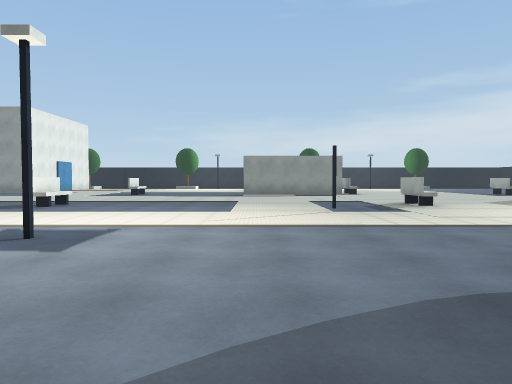
view 1 (above)

24 first-person views from a walk through a scene from a Unity 3-D project. The camera is 1.3 m above the floor, tilts 2° down and sees 70° across. The floor is counted in squares, 2 m on a side. Each view is taken from the middle of a square. On the plan, view 1 faces up. The plan holds only what a view shows up to about 11 squares ahead; the rest is blank.

view 2
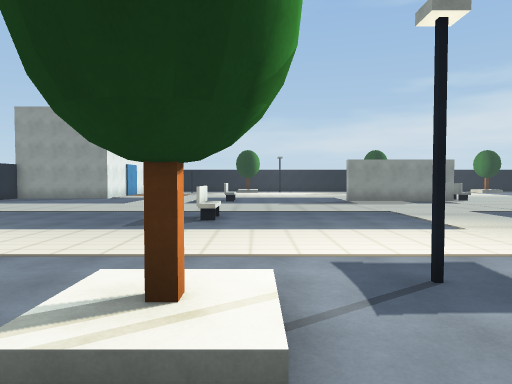

view 3
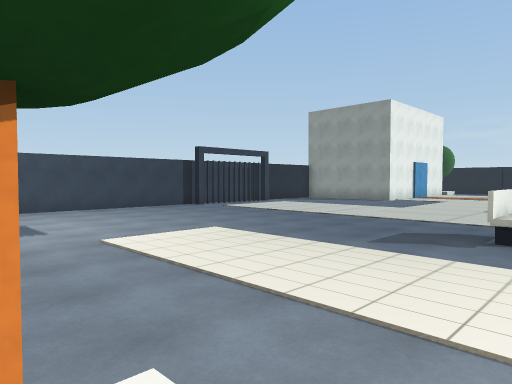

view 4
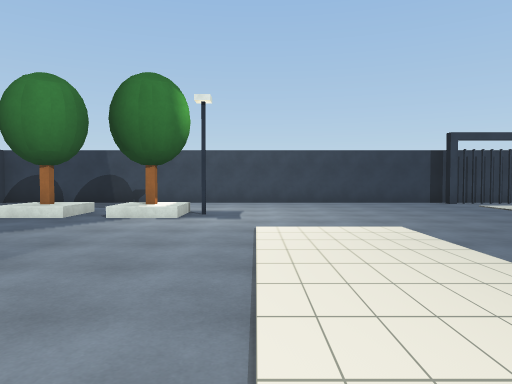

view 5
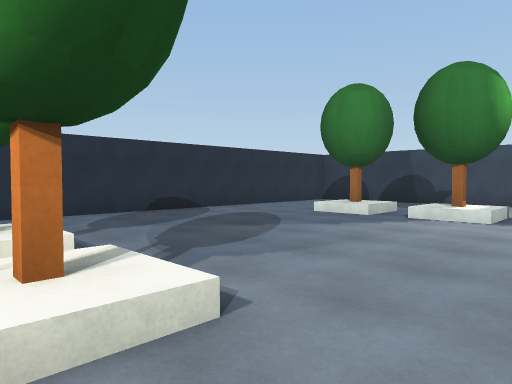

view 6
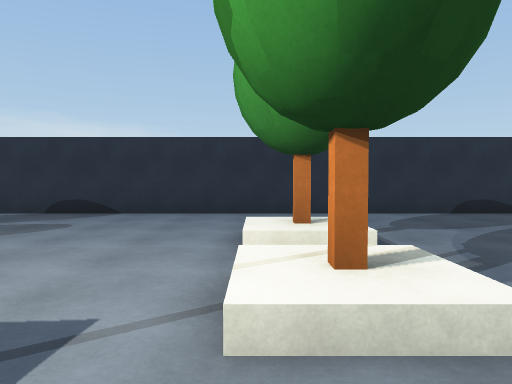

view 7
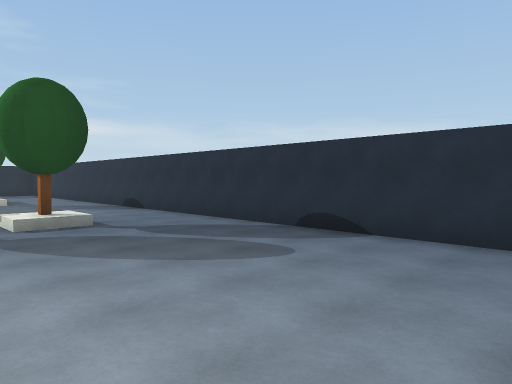

view 8
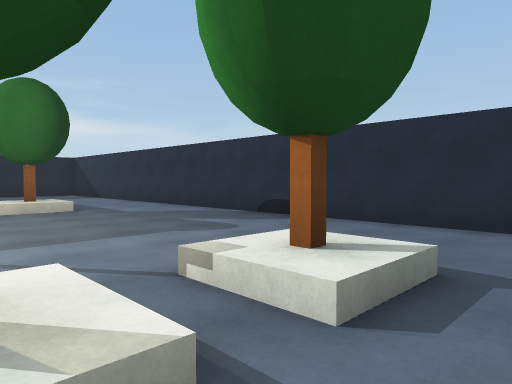

view 9
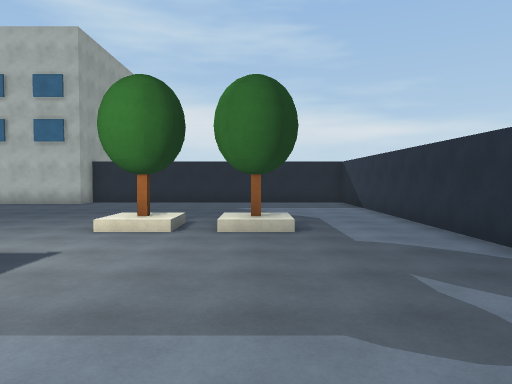

view 10
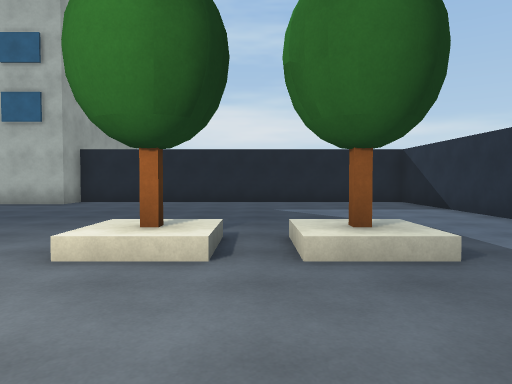

view 11
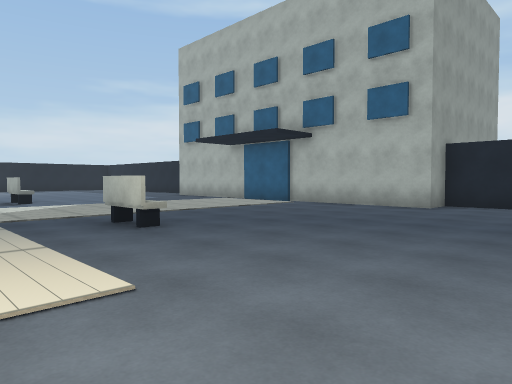

view 12
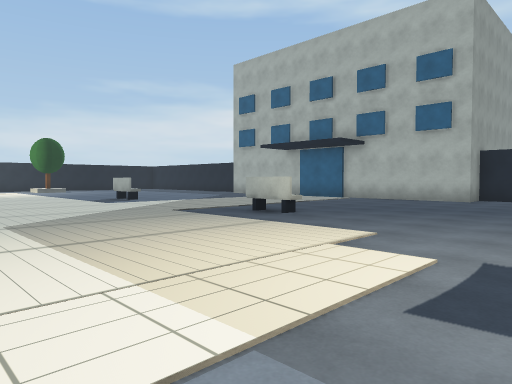

view 13
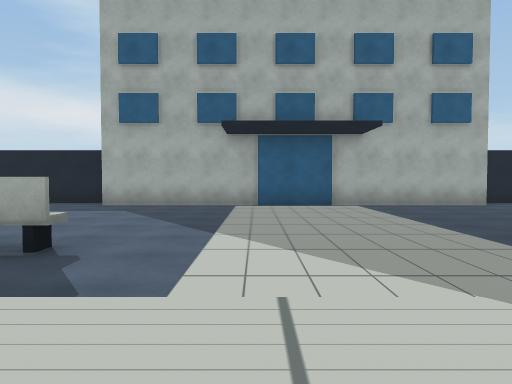

view 14
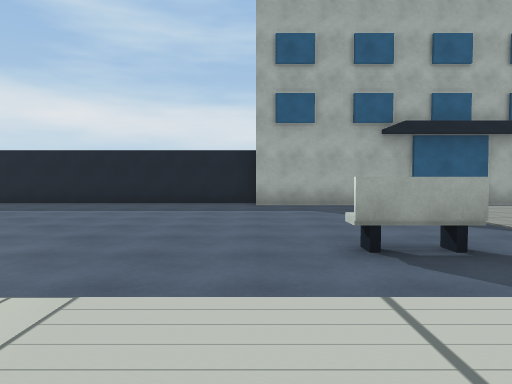

view 15
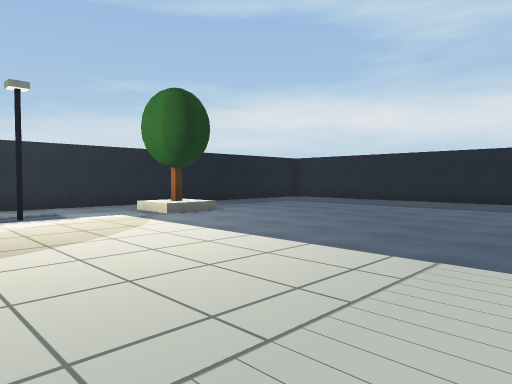

view 16
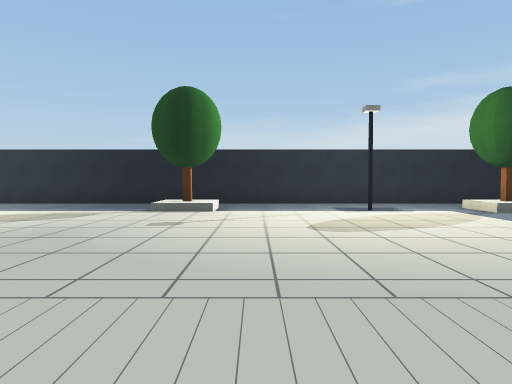

view 17
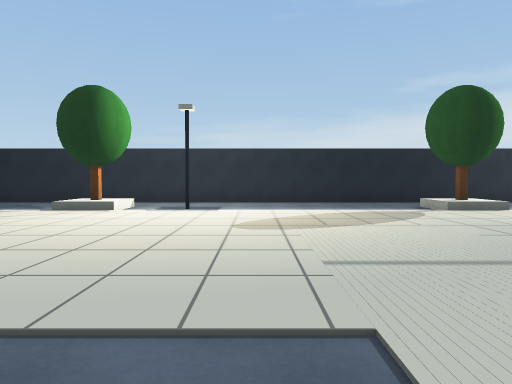

view 18
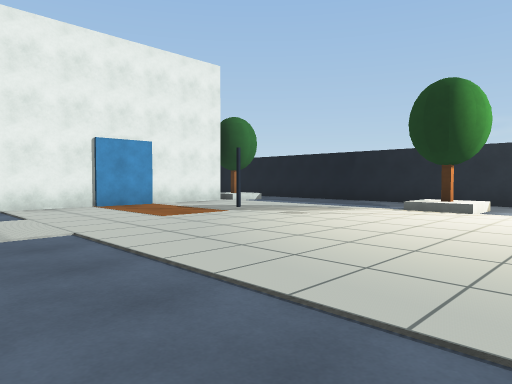

view 19
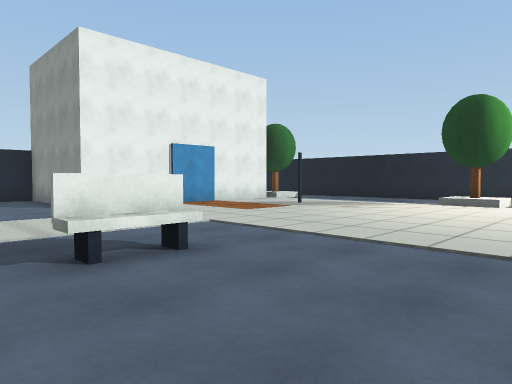

view 20
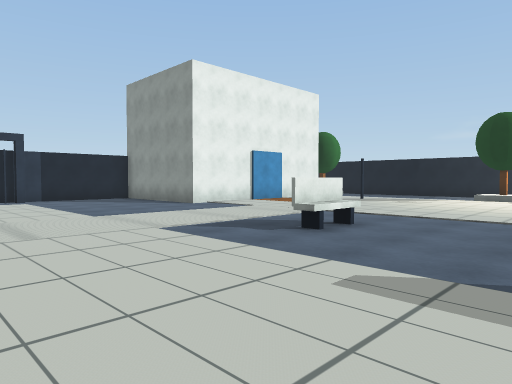

view 21
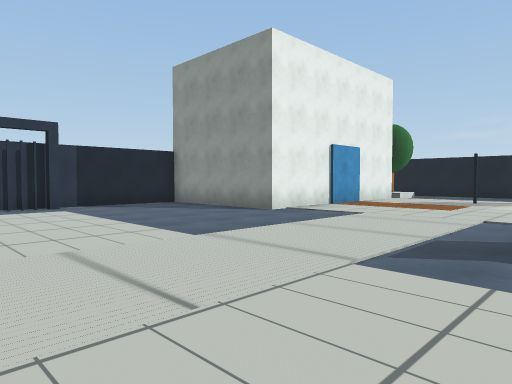

view 22
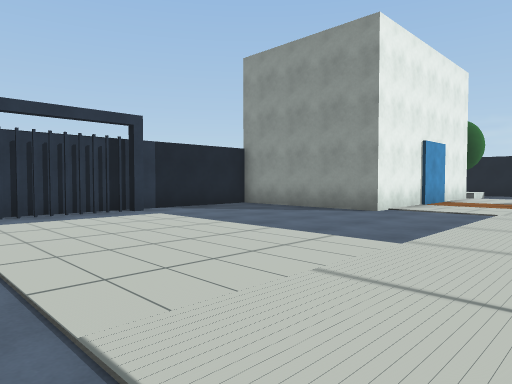

view 23
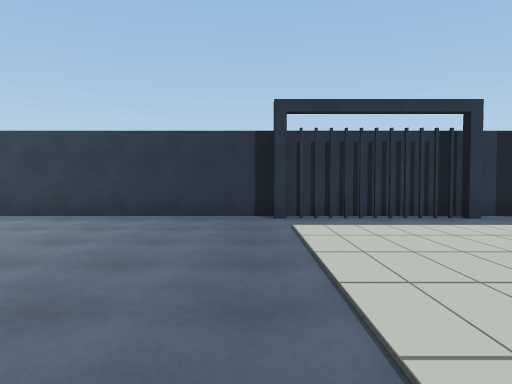

view 24
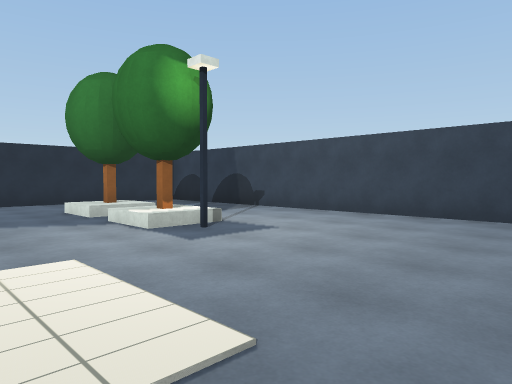

### Floor plan
Key: @ floor where view 1 was taken; # wall or solid block; . floor; / step, stairs or slope; ^ raised ledge; O other object.
Columns run from 15 left of view 1 to 18 right of it. Each row starts with its distance up from view 1.
 27        #####################
 26        ...................
 25        ...................
 24       ....#/#.....#/..#..#/...  .#
 23     #............................#
 22     #............................#
 21     #..#.........................#
 20     #............................#
 19     #............ ...............#
 18     #............ ...............#
 17 #####...........   .............##
 16 #.........^....     . ..........#
 15 #.........^...        ..........#
 14 #.............        ..........#
 13 ##............        ..........#
 12 ##.................  ...........#
 11 ##.................. ...........#
 10 ##..............................#
  9 #.........^........^.....^......#
  8 #...............................#
  7 #...............#...............##
  6 #................................#
  5 #................................#
  4 #...O.......#...... .. ..........#
  3 #...#.....#/......   ....#/......#
  2 #................................#
  1 #...#.....#/......#/.....#/......#
  0 #..............@.................#
 -1 #. ..............................#
 -2 #. ..............................#
 -3   ################################

Positions as (right, up) in squares from view 1, and headings:
1: (0, 0), facing up
2: (-4, 1), facing up
3: (-4, 3), facing up-left
4: (-4, 5), facing left
5: (-4, 5), facing down-left
6: (-4, 5), facing down
7: (-4, 3), facing down-right
8: (2, 3), facing down-right
9: (4, 1), facing right
10: (7, 2), facing right
11: (8, 4), facing up-right
12: (5, 4), facing up-right
13: (7, 13), facing right
14: (7, 17), facing right
15: (6, 17), facing up-right
16: (5, 16), facing up
17: (-1, 16), facing up
18: (-2, 16), facing up-left
19: (-2, 14), facing up-left
20: (-2, 11), facing up-left
21: (-5, 11), facing up-left
22: (-7, 10), facing up-left
23: (-8, 10), facing left
24: (-8, 8), facing down-left
